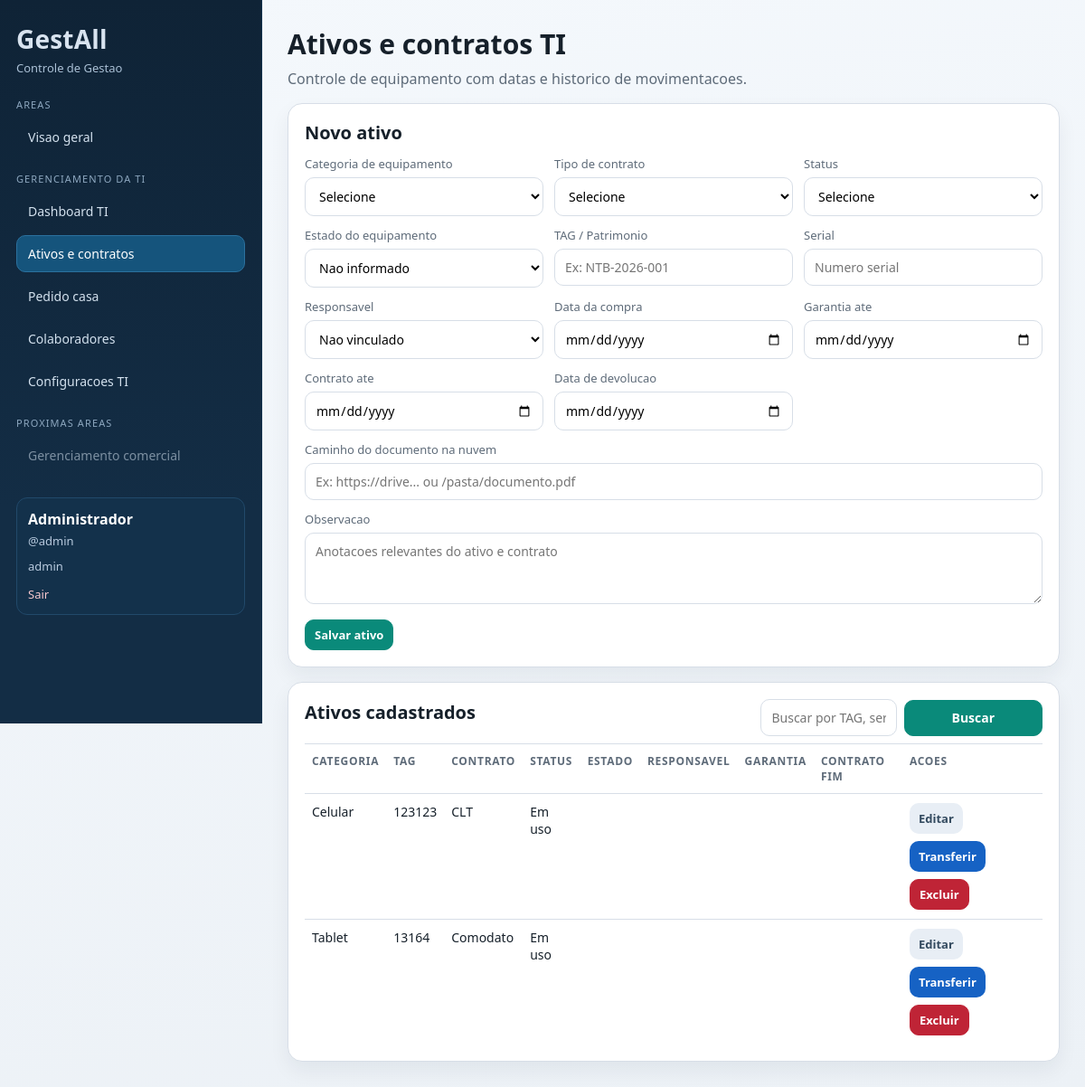
The app's page /index.php?r=ti.assets (signed in) with its own data.
### tables this page shows
CREATE TABLE assets (
                id INTEGER PRIMARY KEY AUTOINCREMENT,
                type TEXT NOT NULL,
                tag TEXT NOT NULL UNIQUE,
                serial_number TEXT,
                status TEXT NOT NULL,
                notes TEXT,
                document_path TEXT,
                staff_id INTEGER,
                created_at TEXT NOT NULL DEFAULT CURRENT_TIMESTAMP,
                updated_at TEXT, category_id INTEGER, contract_type_id INTEGER, status_id INTEGER, observation TEXT, purchase_date TEXT, warranty_until TEXT, contract_until TEXT, returned_at TEXT, condition_state TEXT,
                FOREIGN KEY (staff_id) REFERENCES staff(id) ON DELETE SET NULL
            );

CREATE TABLE equipment_categories (
                id INTEGER PRIMARY KEY AUTOINCREMENT,
                name TEXT NOT NULL UNIQUE,
                created_at TEXT NOT NULL DEFAULT CURRENT_TIMESTAMP
            );

CREATE TABLE contract_types (
                id INTEGER PRIMARY KEY AUTOINCREMENT,
                name TEXT NOT NULL UNIQUE,
                created_at TEXT NOT NULL DEFAULT CURRENT_TIMESTAMP
            );

CREATE TABLE asset_statuses (
                id INTEGER PRIMARY KEY AUTOINCREMENT,
                name TEXT NOT NULL UNIQUE,
                sort_order INTEGER NOT NULL DEFAULT 100,
                created_at TEXT NOT NULL DEFAULT CURRENT_TIMESTAMP
            );

### app/Core/View.php (called while the page is built, shortened)
<?php
final class View
{
    public static function render(string $view, array $data = []): void
    {
        extract($data, EXTR_SKIP);
        $viewFile = __DIR__ . '/../Views/' . $view . '.php';
        require __DIR__ . '/../Views/partials/header.php';
        require $viewFile;
        require __DIR__ . '/../Views/partials/footer.php';
    }
}

### app/Controllers/AssetController.php (called while the page is built, shortened)
<?php
final class AssetController
{
    public function index(): void
    {
        $search = trim($_GET['q'] ?? '');
        $departmentScope = AccessControl::departmentScope(Auth::user());
        $editId = (int) ($_GET['edit'] ?? 0);
        $transferId = (int) ($_GET['transfer'] ?? 0);
        $editingAsset = $editId > 0 ? $this->assets->findById($editId, $departmentScope) : null;
        $transferringAsset = $transferId > 0 ? $this->assets->findById($transferId, $departmentScope) : null;
        $movements = $editingAsset ? $this->assets->movementsByAssetId((int) $editingAsset['id'], 20) : [];
        $transferMovements = $transferringAsset ? $this->assets->movementsByAssetId((int) $transferringAsset['id'], 20) : [];
        View::render('assets/index', [
            'title' => 'Ativos e Contratos TI',
            'currentRoute' => 'ti.assets',
            'assets' => $this->assets->list($search, $departmentScope),
            'staff' => $this->staff->all($departmentScope),
            'categories' => $this->lookups->categories(),
            'contractTypes' => $this->lookups->contractTypes(),
            'statuses' => $this->lookups->statuses(),
            'search' => $search,
            'error' => $_GET['error'] ?? null,
            'success' => $_GET['ok'] ?? null,
            'editingAsset' => $editingAsset,
            'movements' => $movements,
            'transferringAsset' => $transferringAsset,
            'transferMovements' => $transferMovements,
        ]);
    }
}

### app/Repositories/AssetRepository.php (called while the page is built, shortened)
<?php
final class AssetRepository
{
    public function list(string $search = '', ?string $department = null): array
    {
        $sql =
            'SELECT a.*, s.name AS staff_name,
                    c.name AS category_name,
                    ct.name AS contract_type_name,
                    st.name AS status_name
             FROM assets a
             LEFT JOIN staff s ON s.id = a.staff_id
             LEFT JOIN equipment_categories c ON c.id = a.category_id
             LEFT JOIN contract_types ct ON ct.id = a.contract_type_id
             LEFT JOIN asset_statuses st ON st.id = a.status_id';
        $params = [];
        $sql .= ' ORDER BY a.created_at DESC';
        $stmt = $this->pdo->prepare($sql);
        $stmt->execute($params);
        return $stmt->fetchAll();
    }
}

### app/Views/assets/index.php (the view, shortened to what this page needs)
<section class="page-head">
    <h1>Ativos e contratos TI</h1>
    <p>Controle de equipamento com datas e historico de movimentacoes.</p>
</section>
<section class="card">
    <h2><?= $editingAsset ? 'Editar ativo' : 'Novo ativo' ?></h2>
    <form method="post" action="index.php?r=<?= $editingAsset ? 'ti.assets.update' : 'ti.assets.store' ?>" class="form-grid three">
        <div>
            <label>Categoria de equipamento</label>
            <select name="category_id" required>
                <option value="">Selecione</option>
            </select>
        </div>
        <div>
            <label>Tipo de contrato</label>
            <select name="contract_type_id" required>
                <option value="">Selecione</option>
            </select>
        </div>
        <div>
            <label>Status</label>
            <select name="status_id" required>
                <option value="">Selecione</option>
            </select>
        </div>
        <div>
            <label>Estado do equipamento</label>
            <select name="condition_state">
                <option value="">Nao informado</option>
            </select>
        </div>
        <div>
            <label>TAG / Patrimonio</label>
            <input type="text" name="tag" placeholder="Ex: NTB-2026-001" value="<?= htmlspecialchars((string) ($editingAsset['tag'] ?? '')) ?>" required>
        </div>
        <div>
            <label>Serial</label>
            <input type="text" name="serial_number" placeholder="Numero serial" value="<?= htmlspecialchars((string) ($editingAsset['serial_number'] ?? '')) ?>">
        </div>
        <div>
            <label>Responsavel</label>
            <select name="staff_id">
                <option value="">Nao vinculado</option>
            </select>
        </div>
        <div>
            <label>Data da compra</label>
            <input type="date" name="purchase_date" value="<?= htmlspecialchars((string) ($editingAsset['purchase_date'] ?? '')) ?>">
        </div>
        <div>
            <label>Garantia ate</label>
            <input type="date" name="warranty_until" value="<?= htmlspecialchars((string) ($editingAsset['warranty_until'] ?? '')) ?>">
        </div>
        <div>
            <label>Contrato ate</label>
            <input type="date" name="contract_until" value="<?= htmlspecialchars((string) ($editingAsset['contract_until'] ?? '')) ?>">
        </div>
        <div>
            <label>Data de devolucao</label>
            <input type="date" name="returned_at" value="<?= htmlspecialchars((string) ($editingAsset['returned_at'] ?? '')) ?>">
        </div>
        <div class="full">
            <label>Caminho do documento na nuvem</label>
            <input
                type="text"
                name="document_path"
                placeholder="Ex: https://drive... ou /pasta/documento.pdf"
                value="<?= htmlspecialchars((string) ($editingAsset['document_path'] ?? '')) ?>"
            >
        </div>
        <div class="full">
            <label>Observacao</label>
            <textarea name="observation" rows="3" placeholder="Anotacoes relevantes do ativo e contrato"><?= htmlspecialchars((string) ($editingAsset['observation'] ?? $editingAsset['notes'] ?? '')) ?></textarea>
        </div>
        <div class="actions-inline full">
            <button type="submit"><?= $editingAsset ? 'Atualizar ativo' : 'Salvar ativo' ?></button>
        </div>
    </form>
</section>
<section class="card">
    <div class="table-head">
        <h2>Ativos cadastrados</h2>
        <form method="get" action="index.php" class="search-form">
            <input type="text" name="q" value="<?= htmlspecialchars($search) ?>" placeholder="Buscar por TAG, serial, categoria, status, contrato...">
            <button type="submit">Buscar</button>
        </form>
    </div>
    <div class="table-wrap">
        <table>
            <thead>
                <tr>
                    <th>Categoria</th>
                    <th>TAG</th>
                    <th>Contrato</th>
                    <th>Status</th>
                    <th>Estado</th>
                    <th>Responsavel</th>
                    <th>Garantia</th>
                    <th>Contrato fim</th>
                    <th>Acoes</th>
                </tr>
            </thead>
            <tbody>
                <?php foreach ($assets as $asset): ?>
                    <tr>
                        <td><?= htmlspecialchars((string) ($asset['category_name'] ?? $asset['type'])) ?></td>
                        <td><?= htmlspecialchars((string) $asset['tag']) ?></td>
                        <td><?= htmlspecialchars((string) ($asset['contract_type_name'] ?? '')) ?></td>
                        <td><?= htmlspecialchars((string) ($asset['status_name'] ?? $asset['status'])) ?></td>
                        <td><?= htmlspecialchars((string) ($asset['condition_state'] ?? '')) ?></td>
                        <td><?= htmlspecialchars((string) ($asset['staff_name'] ?? '')) ?></td>
                        <td><?= htmlspecialchars((string) ($asset['warranty_until'] ?? '')) ?></td>
                        <td><?= htmlspecialchars((string) ($asset['contract_until'] ?? '')) ?></td>
                        <td>
                            <div class="actions-inline">
                                <a class="btn btn-muted" href="index.php?r=ti.assets&edit=<?= (int) $asset['id'] ?>">Editar</a>
                                <a class="btn btn-transfer" href="index.php?r=ti.assets&transfer=<?= (int) $asset['id'] ?>">Transferir</a>
                                <form method="post" action="index.php?r=ti.assets.delete" onsubmit="return confirm('Deseja excluir este ativo?');">
                                    <button class="btn-danger" type="submit">Excluir</button>
                                </form>
                            </div>
                        </td>
                    </tr>
                <?php endforeach; ?>
            </tbody>
        </table>
    </div>
</section>

### assets/style.css (style rules this page uses)
:root { --bg: #eef2f7; --bg-alt: #f8fafc; --ink: #16202a; --muted: #5e6b79; --line: #d7dee7; --card: #ffffff; --primary: #0a8a7a; --primary-dark: #076a5e; --primary-soft: #e8f7f4; --danger: #bf2436; --ok: #117a46; --warning: #b06a00; --sidebar: #0f2336; --sidebar-soft: #183954; }
* { box-sizing: border-box; }
body { margin: 0; color: var(--ink); background: linear-gradient(170deg, #f4f8fc 0%, #ecf1f6 100%); font-family: "Trebuchet MS", "Segoe UI", Tahoma, sans-serif; }
a { color: var(--primary-dark); }
.page-head h1 { margin: 0; font-size: 30px; }
.page-head p { margin: 7px 0 0; color: var(--muted); }
.card { border: 1px solid var(--line); background: var(--card); border-radius: 16px; padding: 18px; box-shadow: 0 10px 22px rgba(15, 34, 54, 0.06); margin-top: 16px; }
.card h2 { margin: 0 0 12px; font-size: 20px; }
.form-grid { display: grid; gap: 12px; }
.form-grid.three { grid-template-columns: repeat(auto-fit, minmax(220px, 1fr)); }
.full { grid-column: 1 / -1; }
label { display: block; margin-bottom: 6px; font-size: 13px; color: var(--muted); }
input, select, textarea, button { width: 100%; border-radius: 10px; border: 1px solid var(--line); padding: 10px 11px; font-size: 14px; font-family: inherit; background: #fff; }
textarea { resize: vertical; }
button, .btn { background: var(--primary); border-color: var(--primary); color: #fff; text-decoration: none; cursor: pointer; display: inline-flex; align-items: center; justify-content: center; min-height: 40px; border-radius: 10px; padding: 0 14px; font-weight: 700; }
.table-head { display: flex; justify-content: space-between; align-items: center; gap: 12px; }
.search-form { display: flex; align-items: center; gap: 8px; }
.table-wrap { overflow: auto; margin-top: 8px; }
table { width: 100%; border-collapse: collapse; min-width: 760px; }
th, td { border-top: 1px solid var(--line); text-align: left; padding: 10px 8px; vertical-align: top; font-size: 14px; }
th { font-size: 12px; letter-spacing: 0.7px; color: var(--muted); text-transform: uppercase; }
.actions-inline { display: flex; gap: 8px; align-items: center; flex-wrap: wrap; }
.actions-inline form { margin: 0; }
.actions-inline .btn, .actions-inline button { width: auto; min-height: 34px; padding: 6px 10px; font-size: 13px; }
.btn-muted { background: #e8eef5; border-color: #d1dde9; color: #334a5f; }
.btn-danger { background: var(--danger); border-color: var(--danger); color: #fff; }
.btn-transfer { background: #1662c4; border-color: #1662c4; }

### records on screen
assets: equipment_categories.name "Celular", tag "123123", contract_type.name "CLT", asset_statuses.name "Em uso"
assets: equipment_categories.name "Tablet", tag "13164", contract_type.name "Comodato", asset_statuses.name "Em uso"

### other values on screen
$user['name'] "Administrador"
$user['username'] "admin"
$user['role'] "admin"
